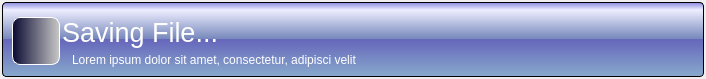
<?xml version="1.0" encoding="UTF-8"?>
<ui version="4.0">
 <class>FrmInfo</class>
 <widget class="QWidget" name="FrmInfo">
  <property name="geometry">
   <rect>
    <x>0</x>
    <y>0</y>
    <width>706</width>
    <height>79</height>
   </rect>
  </property>
  <property name="windowTitle">
   <string>Form</string>
  </property>
  <layout class="QVBoxLayout" name="verticalLayout">
   <property name="margin">
    <number>2</number>
   </property>
   <item>
    <widget class="QWidget" name="widget" native="true">
     <property name="styleSheet">
      <string notr="true">color: white;
background-color: QLinearGradient( x1: 0, y1: 0, x2: 0, y2: 1, stop: 0 #88d, stop: 0.1 #eef, stop: 0.49 #78b, stop: 0.5 #66b, stop: 1 #8ac);
border-width: 1px;
border-color: #000;
border-style: solid;
border-radius: 4;
/*
background-color: qlineargradient(spread:pad, x1:0, y1:0, x2:1, y2:0, stop:0 rgba(20, 20, 100, 255), stop:1 rgba(255, 255, 255, 255));
color:rgb(255, 255, 255);
padding: 1px;
border-style: solid;
border: 1px solid gray;
border-radius: 4px;
*/
</string>
     </property>
     <widget class="QLabel" name="lbTitle">
      <property name="geometry">
       <rect>
        <x>60</x>
        <y>10</y>
        <width>491</width>
        <height>41</height>
       </rect>
      </property>
      <property name="font">
       <font>
        <pointsize>20</pointsize>
        <weight>50</weight>
        <bold>false</bold>
       </font>
      </property>
      <property name="styleSheet">
       <string notr="true">color:rgb(255, 255, 255);
border-style: none;
background-color: none;
background-image: none;
background-position: none;
</string>
      </property>
      <property name="text">
       <string>Saving File...</string>
      </property>
     </widget>
     <widget class="QLabel" name="lbSubTitle">
      <property name="geometry">
       <rect>
        <x>70</x>
        <y>50</y>
        <width>411</width>
        <height>16</height>
       </rect>
      </property>
      <property name="styleSheet">
       <string notr="true">color:rgb(255, 255, 255);
border-style: none;
background-color: none;
background-image: none;
background-position: none;
</string>
      </property>
      <property name="text">
       <string>Lorem ipsum dolor sit amet, consectetur, adipisci velit</string>
      </property>
     </widget>
     <widget class="QLabel" name="label_4">
      <property name="geometry">
       <rect>
        <x>10</x>
        <y>15</y>
        <width>48</width>
        <height>48</height>
       </rect>
      </property>
      <property name="minimumSize">
       <size>
        <width>48</width>
        <height>48</height>
       </size>
      </property>
      <property name="maximumSize">
       <size>
        <width>48</width>
        <height>48</height>
       </size>
      </property>
      <property name="styleSheet">
       <string notr="true">background-color: qlineargradient(spread:pad, x1:0, y1:0, x2:1, y2:0, stop:0 rgba(10, 10, 50, 255), stop:1 rgba(200, 200, 200, 255));
border: 1px solid white;
border-radius: 8px;</string>
      </property>
      <property name="text">
       <string/>
      </property>
      <property name="pixmap">
       <pixmap resource="luanda.qrc">:/images/ico_settings</pixmap>
      </property>
     </widget>
     <zorder>lbSubTitle</zorder>
     <zorder>label_4</zorder>
     <zorder>lbTitle</zorder>
    </widget>
   </item>
  </layout>
 </widget>
 <resources>
  <include location="luanda.qrc"/>
 </resources>
 <connections/>
</ui>
